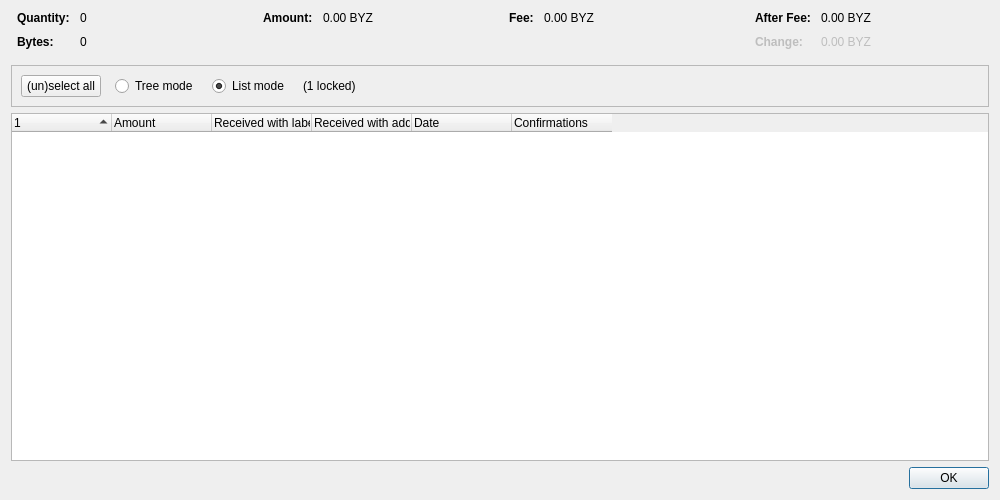
<?xml version="1.0" encoding="UTF-8"?>
<ui version="4.0">
 <class>CoinControlDialog</class>
 <widget class="QDialog" name="CoinControlDialog">
  <property name="geometry">
   <rect>
    <x>0</x>
    <y>0</y>
    <width>1000</width>
    <height>500</height>
   </rect>
  </property>
  <property name="windowTitle">
   <string>Coin Selection</string>
  </property>
  <layout class="QVBoxLayout" name="verticalLayout">
   <item>
    <layout class="QHBoxLayout" name="horizontalLayoutTop" stretch="0,0,0,0">
     <property name="topMargin">
      <number>0</number>
     </property>
     <property name="bottomMargin">
      <number>10</number>
     </property>
     <item>
      <layout class="QFormLayout" name="formLayoutCoinControl1">
       <property name="labelAlignment">
        <set>Qt::AlignLeft|Qt::AlignVCenter</set>
       </property>
       <property name="horizontalSpacing">
        <number>10</number>
       </property>
       <property name="verticalSpacing">
        <number>10</number>
       </property>
       <property name="leftMargin">
        <number>6</number>
       </property>
       <property name="rightMargin">
        <number>6</number>
       </property>
       <item row="0" column="0">
        <widget class="QLabel" name="labelCoinControlQuantityText">
         <property name="font">
          <font>
           <weight>75</weight>
           <bold>true</bold>
          </font>
         </property>
         <property name="text">
          <string>Quantity:</string>
         </property>
        </widget>
       </item>
       <item row="0" column="1">
        <widget class="QLabel" name="labelCoinControlQuantity">
         <property name="cursor">
          <cursorShape>IBeamCursor</cursorShape>
         </property>
         <property name="contextMenuPolicy">
          <enum>Qt::ActionsContextMenu</enum>
         </property>
         <property name="text">
          <string notr="true">0</string>
         </property>
         <property name="textInteractionFlags">
          <set>Qt::LinksAccessibleByMouse|Qt::TextSelectableByKeyboard|Qt::TextSelectableByMouse</set>
         </property>
        </widget>
       </item>
       <item row="1" column="0">
        <widget class="QLabel" name="labelCoinControlBytesText">
         <property name="font">
          <font>
           <weight>75</weight>
           <bold>true</bold>
          </font>
         </property>
         <property name="text">
          <string>Bytes:</string>
         </property>
        </widget>
       </item>
       <item row="1" column="1">
        <widget class="QLabel" name="labelCoinControlBytes">
         <property name="cursor">
          <cursorShape>IBeamCursor</cursorShape>
         </property>
         <property name="contextMenuPolicy">
          <enum>Qt::ActionsContextMenu</enum>
         </property>
         <property name="text">
          <string notr="true">0</string>
         </property>
         <property name="textInteractionFlags">
          <set>Qt::LinksAccessibleByMouse|Qt::TextSelectableByKeyboard|Qt::TextSelectableByMouse</set>
         </property>
        </widget>
       </item>
      </layout>
     </item>
     <item>
      <layout class="QFormLayout" name="formLayoutCoinControl2">
       <property name="horizontalSpacing">
        <number>10</number>
       </property>
       <property name="verticalSpacing">
        <number>10</number>
       </property>
       <property name="leftMargin">
        <number>6</number>
       </property>
       <property name="rightMargin">
        <number>6</number>
       </property>
       <item row="0" column="0">
        <widget class="QLabel" name="labelCoinControlAmountText">
         <property name="font">
          <font>
           <weight>75</weight>
           <bold>true</bold>
          </font>
         </property>
         <property name="text">
          <string>Amount:</string>
         </property>
        </widget>
       </item>
       <item row="0" column="1">
        <widget class="QLabel" name="labelCoinControlAmount">
         <property name="cursor">
          <cursorShape>IBeamCursor</cursorShape>
         </property>
         <property name="contextMenuPolicy">
          <enum>Qt::ActionsContextMenu</enum>
         </property>
         <property name="text">
          <string notr="true">0.00 BYZ</string>
         </property>
         <property name="textInteractionFlags">
          <set>Qt::LinksAccessibleByMouse|Qt::TextSelectableByKeyboard|Qt::TextSelectableByMouse</set>
         </property>
        </widget>
       </item>
      </layout>
     </item>
     <item>
      <layout class="QFormLayout" name="formLayoutCoinControl3">
       <property name="horizontalSpacing">
        <number>10</number>
       </property>
       <property name="verticalSpacing">
        <number>10</number>
       </property>
       <property name="leftMargin">
        <number>6</number>
       </property>
       <property name="rightMargin">
        <number>6</number>
       </property>
       <item row="0" column="0">
        <widget class="QLabel" name="labelCoinControlFeeText">
         <property name="font">
          <font>
           <weight>75</weight>
           <bold>true</bold>
          </font>
         </property>
         <property name="text">
          <string>Fee:</string>
         </property>
        </widget>
       </item>
       <item row="0" column="1">
        <widget class="QLabel" name="labelCoinControlFee">
         <property name="cursor">
          <cursorShape>IBeamCursor</cursorShape>
         </property>
         <property name="contextMenuPolicy">
          <enum>Qt::ActionsContextMenu</enum>
         </property>
         <property name="text">
          <string notr="true">0.00 BYZ</string>
         </property>
         <property name="textInteractionFlags">
          <set>Qt::LinksAccessibleByMouse|Qt::TextSelectableByKeyboard|Qt::TextSelectableByMouse</set>
         </property>
        </widget>
       </item>
      </layout>
     </item>
     <item>
      <layout class="QFormLayout" name="formLayoutCoinControl4">
       <property name="labelAlignment">
        <set>Qt::AlignLeft|Qt::AlignVCenter</set>
       </property>
       <property name="horizontalSpacing">
        <number>10</number>
       </property>
       <property name="verticalSpacing">
        <number>10</number>
       </property>
       <property name="leftMargin">
        <number>6</number>
       </property>
       <property name="rightMargin">
        <number>6</number>
       </property>
       <item row="0" column="0">
        <widget class="QLabel" name="labelCoinControlAfterFeeText">
         <property name="font">
          <font>
           <weight>75</weight>
           <bold>true</bold>
          </font>
         </property>
         <property name="text">
          <string>After Fee:</string>
         </property>
        </widget>
       </item>
       <item row="0" column="1">
        <widget class="QLabel" name="labelCoinControlAfterFee">
         <property name="cursor">
          <cursorShape>IBeamCursor</cursorShape>
         </property>
         <property name="contextMenuPolicy">
          <enum>Qt::ActionsContextMenu</enum>
         </property>
         <property name="text">
          <string notr="true">0.00 BYZ</string>
         </property>
         <property name="textInteractionFlags">
          <set>Qt::LinksAccessibleByMouse|Qt::TextSelectableByKeyboard|Qt::TextSelectableByMouse</set>
         </property>
        </widget>
       </item>
       <item row="1" column="0">
        <widget class="QLabel" name="labelCoinControlChangeText">
         <property name="enabled">
          <bool>false</bool>
         </property>
         <property name="font">
          <font>
           <weight>75</weight>
           <bold>true</bold>
          </font>
         </property>
         <property name="text">
          <string>Change:</string>
         </property>
        </widget>
       </item>
       <item row="1" column="1">
        <widget class="QLabel" name="labelCoinControlChange">
         <property name="enabled">
          <bool>false</bool>
         </property>
         <property name="cursor">
          <cursorShape>IBeamCursor</cursorShape>
         </property>
         <property name="contextMenuPolicy">
          <enum>Qt::ActionsContextMenu</enum>
         </property>
         <property name="text">
          <string notr="true">0.00 BYZ</string>
         </property>
         <property name="textInteractionFlags">
          <set>Qt::LinksAccessibleByMouse|Qt::TextSelectableByKeyboard|Qt::TextSelectableByMouse</set>
         </property>
        </widget>
       </item>
      </layout>
     </item>
    </layout>
   </item>
   <item>
    <widget class="QFrame" name="frame">
     <property name="minimumSize">
      <size>
       <width>0</width>
       <height>40</height>
      </size>
     </property>
     <property name="frameShape">
      <enum>QFrame::StyledPanel</enum>
     </property>
     <property name="frameShadow">
      <enum>QFrame::Sunken</enum>
     </property>
     <layout class="QHBoxLayout" name="horizontalLayout">
      <item>
       <layout class="QHBoxLayout" name="horizontalLayoutPanel" stretch="0,0,0,0,0">
        <property name="spacing">
         <number>14</number>
        </property>
        <item>
         <widget class="QPushButton" name="pushButtonSelectAll">
          <property name="sizePolicy">
           <sizepolicy hsizetype="Maximum" vsizetype="Fixed">
            <horstretch>0</horstretch>
            <verstretch>0</verstretch>
           </sizepolicy>
          </property>
          <property name="text">
           <string>(un)select all</string>
          </property>
          <property name="autoDefault">
           <bool>false</bool>
          </property>
         </widget>
        </item>
        <item>
         <widget class="QRadioButton" name="radioTreeMode">
          <property name="sizePolicy">
           <sizepolicy hsizetype="Maximum" vsizetype="Fixed">
            <horstretch>0</horstretch>
            <verstretch>0</verstretch>
           </sizepolicy>
          </property>
          <property name="text">
           <string>Tree mode</string>
          </property>
         </widget>
        </item>
        <item>
         <widget class="QRadioButton" name="radioListMode">
          <property name="sizePolicy">
           <sizepolicy hsizetype="Maximum" vsizetype="Fixed">
            <horstretch>0</horstretch>
            <verstretch>0</verstretch>
           </sizepolicy>
          </property>
          <property name="text">
           <string>List mode</string>
          </property>
          <property name="checked">
           <bool>true</bool>
          </property>
         </widget>
        </item>
        <item>
         <widget class="QLabel" name="labelLocked">
          <property name="text">
           <string notr="true">(1 locked)</string>
          </property>
         </widget>
        </item>
        <item>
         <spacer name="horizontalSpacer">
          <property name="orientation">
           <enum>Qt::Horizontal</enum>
          </property>
          <property name="sizeHint" stdset="0">
           <size>
            <width>40</width>
            <height>20</height>
           </size>
          </property>
         </spacer>
        </item>
       </layout>
      </item>
     </layout>
    </widget>
   </item>
   <item>
    <widget class="CoinControlTreeWidget" name="treeWidget">
     <property name="contextMenuPolicy">
      <enum>Qt::CustomContextMenu</enum>
     </property>
     <property name="sortingEnabled">
      <bool>false</bool>
     </property>
     <property name="columnCount">
      <number>6</number>
     </property>
     <attribute name="headerShowSortIndicator" stdset="0">
      <bool>true</bool>
     </attribute>
     <attribute name="headerStretchLastSection">
      <bool>false</bool>
     </attribute>
     <column>
      <property name="text">
       <string/>
      </property>
     </column>
     <column>
      <property name="text">
       <string>Amount</string>
      </property>
     </column>
     <column>
      <property name="text">
       <string>Received with label</string>
      </property>
     </column>
     <column>
      <property name="text">
       <string>Received with address</string>
      </property>
     </column>
     <column>
      <property name="text">
       <string>Date</string>
      </property>
     </column>
     <column>
      <property name="text">
       <string>Confirmations</string>
      </property>
      <property name="toolTip">
       <string>Confirmed</string>
      </property>
     </column>
     <column>
      <property name="text">
       <string/>
      </property>
     </column>
     <column>
      <property name="text">
       <string/>
      </property>
     </column>
     <column>
      <property name="text">
       <string/>
      </property>
     </column>
     <column>
      <property name="text">
       <string/>
      </property>
     </column>
    </widget>
   </item>
   <item>
    <widget class="QDialogButtonBox" name="buttonBox">
     <property name="orientation">
      <enum>Qt::Horizontal</enum>
     </property>
     <property name="standardButtons">
      <set>QDialogButtonBox::Ok</set>
     </property>
    </widget>
   </item>
  </layout>
 </widget>
 <customwidgets>
  <customwidget>
   <class>CoinControlTreeWidget</class>
   <extends>QTreeWidget</extends>
   <header>qt/coincontroltreewidget.h</header>
  </customwidget>
 </customwidgets>
 <resources/>
 <connections/>
</ui>
